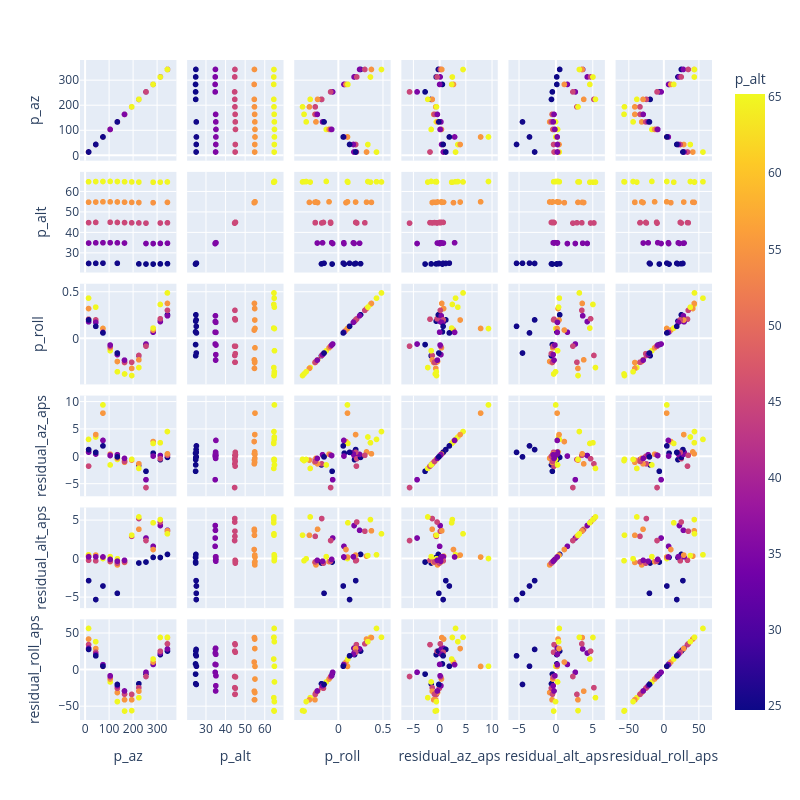

This figure's notebook cell:
### Markdown cell above
# Sky Space Sidereal Tracking Drift - Scatter Plots

### Code cell
fig = px.scatter_matrix(pairs, dimensions=[ "p_az", "p_alt", "p_roll", "residual_az_aps", "residual_alt_aps", "residual_roll_aps"], color="p_alt",
                        hover_data=[ "p_az", "p_alt", "p_roll", "filename",])
fig.update_layout(height=800,width=800 )
fig.show()
